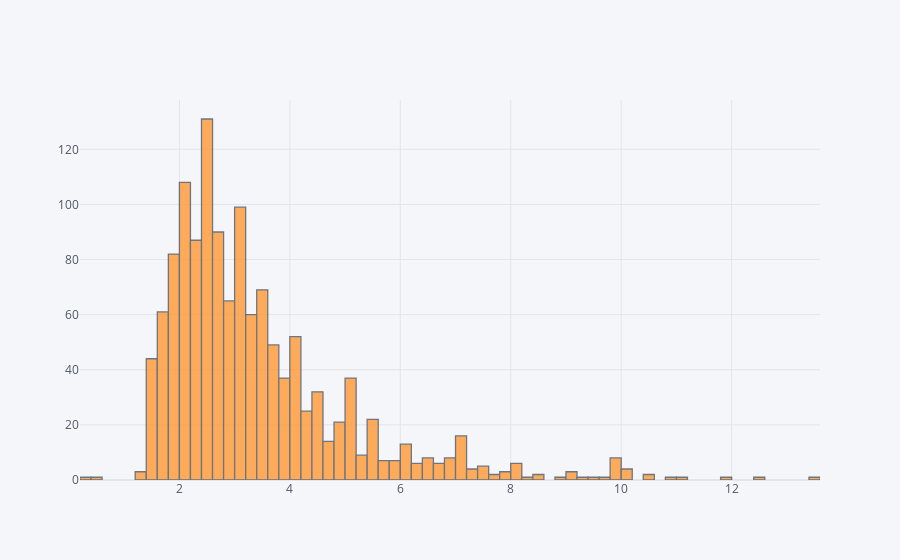

The notebook cell saved with this chart:
### Code cell
df['income'].iplot(kind='hist')

### Figure 1 — Plotly figure (JSON) as saved in the notebook; plotly's stock layout.template omitted (floating-point values rounded to 4 significant figures; data arrays with more than 128 entries replaced by an {"elided": "..."} marker saying what was removed)
{"data": [{"histfunc": "count", "histnorm": "", "marker": {"color": "rgba(255, 153, 51, 1.0)", "line": {"color": "#4D5663", "width": 1.3}}, "name": "income", "opacity": 0.8, "orientation": "v", "type": "histogram", "x": {"elided": "1319 float values"}}], "layout": {"barmode": "overlay", "legend": {"bgcolor": "#F5F6F9", "font": {"color": "#4D5663"}}, "paper_bgcolor": "#F5F6F9", "plot_bgcolor": "#F5F6F9", "title": {"font": {"color": "#4D5663"}}, "xaxis": {"gridcolor": "#E1E5ED", "showgrid": true, "tickfont": {"color": "#4D5663"}, "title": {"font": {"color": "#4D5663"}, "text": ""}, "zerolinecolor": "#E1E5ED"}, "yaxis": {"gridcolor": "#E1E5ED", "showgrid": true, "tickfont": {"color": "#4D5663"}, "title": {"font": {"color": "#4D5663"}, "text": ""}, "zerolinecolor": "#E1E5ED"}}}
